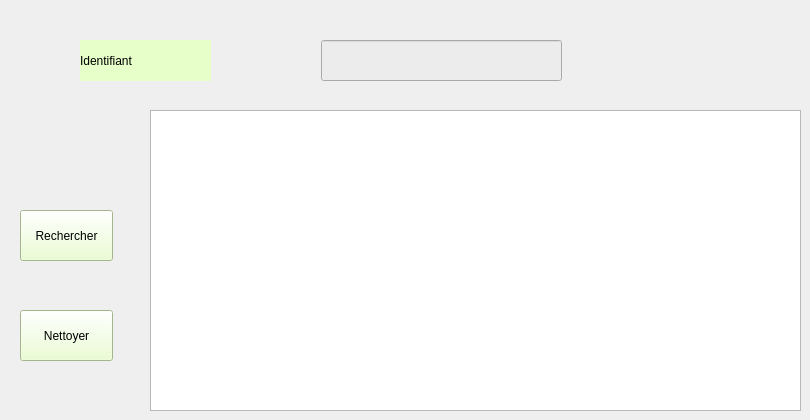
       <widget class="QWidget" name="tab_recherche">
        <attribute name="title">
         <string>Recherche</string>
        </attribute>
        <widget class="QLabel" name="lab_id_recherche">
         <property name="geometry">
          <rect>
           <x>80</x>
           <y>40</y>
           <width>131</width>
           <height>41</height>
          </rect>
         </property>
         <property name="styleSheet">
          <string notr="true">background-color: rgb(231,255,200);</string>
         </property>
         <property name="text">
          <string>Identifiant</string>
         </property>
        </widget>
        <widget class="QLineEdit" name="le_id_recherche_col">
         <property name="geometry">
          <rect>
           <x>321</x>
           <y>40</y>
           <width>241</width>
           <height>41</height>
          </rect>
         </property>
         <property name="styleSheet">
          <string notr="true">background-color: rgb(237, 236, 237);</string>
         </property>
        </widget>
        <widget class="QPushButton" name="pb_rechercher_col">
         <property name="geometry">
          <rect>
           <x>20</x>
           <y>210</y>
           <width>93</width>
           <height>51</height>
          </rect>
         </property>
         <property name="styleSheet">
          <string notr="true">background-color: rgb(231,255,200);</string>
         </property>
         <property name="text">
          <string>Rechercher</string>
         </property>
        </widget>
        <widget class="QTableView" name="table_recherche_col">
         <property name="geometry">
          <rect>
           <x>150</x>
           <y>110</y>
           <width>651</width>
           <height>301</height>
          </rect>
         </property>
        </widget>
        <widget class="QPushButton" name="pb_nettoyer_col">
         <property name="geometry">
          <rect>
           <x>20</x>
           <y>310</y>
           <width>93</width>
           <height>51</height>
          </rect>
         </property>
         <property name="styleSheet">
          <string notr="true">background-color: rgb(231,255,200);</string>
         </property>
         <property name="text">
          <string>Nettoyer</string>
         </property>
        </widget>
       </widget>
